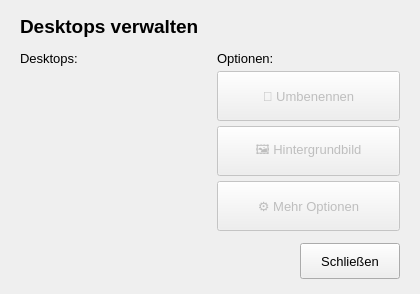
<?xml version="1.0" encoding="UTF-8"?>
<ui version="4.0">
 <class>Form</class>
 <widget class="QWidget" name="Form">
  <property name="geometry">
   <rect>
    <x>0</x>
    <y>0</y>
    <width>420</width>
    <height>294</height>
   </rect>
  </property>
  <property name="minimumSize">
   <size>
    <width>420</width>
    <height>294</height>
   </size>
  </property>
  <property name="maximumSize">
   <size>
    <width>420</width>
    <height>294</height>
   </size>
  </property>
  <property name="windowTitle">
   <string>SmartDesk - Desktops verwalten</string>
  </property>
  <property name="styleSheet">
   <string notr="true">QWidget {
    background-color: #2b2b2b;
    color: #ffffff;
}

QLabel {
    color: #cccccc;
}

QScrollArea {
    background-color: #3c3c3c;
    border: 1px solid #555555;
    border-radius: 4px;
}

QScrollArea > QWidget > QWidget {
    background-color: #3c3c3c;
}

QPushButton {
    background-color: #3c3c3c;
    color: #ffffff;
    border: none;
    border-radius: 4px;
    padding: 12px;
    text-align: center;
}

QPushButton:hover {
    background-color: #4a4a4a;
}

QPushButton:pressed {
    background-color: #2a2a2a;
}

QPushButton:disabled {
    background-color: #3c3c3c;
    color: #666666;
}

QPushButton:checked {
    background-color: #14a085;
    color: #ffffff;
}

QScrollBar:vertical {
    background-color: #2b2b2b;
    width: 10px;
    border-radius: 5px;
}

QScrollBar::handle:vertical {
    background-color: #555555;
    border-radius: 5px;
    min-height: 20px;
}

QScrollBar::handle:vertical:hover {
    background-color: #666666;
}

QScrollBar::add-line:vertical, QScrollBar::sub-line:vertical {
    height: 0px;
}

QScrollBar::add-page:vertical, QScrollBar::sub-page:vertical {
    background: none;
}</string>
  </property>
  <layout class="QVBoxLayout" name="verticalLayout">
   <property name="spacing">
    <number>8</number>
   </property>
   <property name="leftMargin">
    <number>20</number>
   </property>
   <property name="topMargin">
    <number>15</number>
   </property>
   <property name="rightMargin">
    <number>20</number>
   </property>
   <property name="bottomMargin">
    <number>15</number>
   </property>
   <item>
    <widget class="QLabel" name="label_title">
     <property name="font">
      <font>
       <family>Segoe UI</family>
       <pointsize>14</pointsize>
       <bold>true</bold>
      </font>
     </property>
     <property name="text">
      <string>Desktops verwalten</string>
     </property>
    </widget>
   </item>
   <item>
    <spacer name="verticalSpacer_top">
     <property name="orientation">
      <enum>Qt::Vertical</enum>
     </property>
     <property name="sizeType">
      <enum>QSizePolicy::Fixed</enum>
     </property>
     <property name="sizeHint" stdset="0">
      <size>
       <width>20</width>
       <height>5</height>
      </size>
     </property>
    </spacer>
   </item>
   <item>
    <layout class="QHBoxLayout" name="mainContentLayout">
     <property name="spacing">
      <number>12</number>
     </property>
     <item>
      <layout class="QVBoxLayout" name="leftColumnLayout">
       <property name="spacing">
        <number>5</number>
       </property>
       <item>
        <widget class="QLabel" name="label_desktops">
         <property name="font">
          <font>
           <family>Segoe UI</family>
           <pointsize>10</pointsize>
          </font>
         </property>
         <property name="text">
          <string>Desktops:</string>
         </property>
        </widget>
       </item>
       <item>
        <widget class="QScrollArea" name="scrollArea_desktops">
         <property name="minimumSize">
          <size>
           <width>185</width>
           <height>0</height>
          </size>
         </property>
         <property name="maximumSize">
          <size>
           <width>185</width>
           <height>16777215</height>
          </size>
         </property>
         <property name="frameShape">
          <enum>QFrame::NoFrame</enum>
         </property>
         <property name="widgetResizable">
          <bool>true</bool>
         </property>
         <widget class="QWidget" name="scrollAreaWidgetContents">
          <property name="geometry">
           <rect>
            <x>0</x>
            <y>0</y>
            <width>185</width>
            <height>180</height>
           </rect>
          </property>
          <layout class="QVBoxLayout" name="verticalLayout_desktops">
           <property name="spacing">
            <number>5</number>
           </property>
           <property name="leftMargin">
            <number>5</number>
           </property>
           <property name="topMargin">
            <number>5</number>
           </property>
           <property name="rightMargin">
            <number>5</number>
           </property>
           <property name="bottomMargin">
            <number>5</number>
           </property>
           <item>
            <spacer name="verticalSpacer_desktops">
             <property name="orientation">
              <enum>Qt::Vertical</enum>
             </property>
             <property name="sizeHint" stdset="0">
              <size>
               <width>20</width>
               <height>40</height>
              </size>
             </property>
            </spacer>
           </item>
          </layout>
         </widget>
        </widget>
       </item>
      </layout>
     </item>
     <item>
      <layout class="QVBoxLayout" name="rightColumnLayout">
       <property name="spacing">
        <number>5</number>
       </property>
       <item>
        <widget class="QLabel" name="label_options">
         <property name="font">
          <font>
           <family>Segoe UI</family>
           <pointsize>10</pointsize>
          </font>
         </property>
         <property name="text">
          <string>Optionen:</string>
         </property>
        </widget>
       </item>
       <item>
        <widget class="QPushButton" name="btn_rename">
         <property name="minimumSize">
          <size>
           <width>0</width>
           <height>50</height>
          </size>
         </property>
         <property name="font">
          <font>
           <family>Segoe UI</family>
           <pointsize>10</pointsize>
          </font>
         </property>
         <property name="cursor">
          <cursorShape>PointingHandCursor</cursorShape>
         </property>
         <property name="text">
          <string>📂 Umbenennen</string>
         </property>
         <property name="enabled">
          <bool>false</bool>
         </property>
        </widget>
       </item>
       <item>
        <widget class="QPushButton" name="btn_wallpaper">
         <property name="minimumSize">
          <size>
           <width>0</width>
           <height>50</height>
          </size>
         </property>
         <property name="font">
          <font>
           <family>Segoe UI</family>
           <pointsize>10</pointsize>
          </font>
         </property>
         <property name="cursor">
          <cursorShape>PointingHandCursor</cursorShape>
         </property>
         <property name="text">
          <string>🖼️ Hintergrundbild</string>
         </property>
         <property name="enabled">
          <bool>false</bool>
         </property>
        </widget>
       </item>
       <item>
        <widget class="QPushButton" name="btn_more_options">
         <property name="minimumSize">
          <size>
           <width>0</width>
           <height>50</height>
          </size>
         </property>
         <property name="font">
          <font>
           <family>Segoe UI</family>
           <pointsize>10</pointsize>
          </font>
         </property>
         <property name="cursor">
          <cursorShape>PointingHandCursor</cursorShape>
         </property>
         <property name="text">
          <string>⚙️ Mehr Optionen</string>
         </property>
         <property name="enabled">
          <bool>false</bool>
         </property>
        </widget>
       </item>
       <item>
        <spacer name="verticalSpacer_options">
         <property name="orientation">
          <enum>Qt::Vertical</enum>
         </property>
         <property name="sizeHint" stdset="0">
          <size>
           <width>20</width>
           <height>40</height>
          </size>
         </property>
        </spacer>
       </item>
      </layout>
     </item>
    </layout>
   </item>
   <item>
    <layout class="QHBoxLayout" name="bottomButtonLayout">
     <property name="spacing">
      <number>10</number>
     </property>
     <item>
      <spacer name="horizontalSpacer">
       <property name="orientation">
        <enum>Qt::Horizontal</enum>
       </property>
       <property name="sizeHint" stdset="0">
        <size>
         <width>40</width>
         <height>20</height>
        </size>
       </property>
      </spacer>
     </item>
     <item>
      <widget class="QPushButton" name="btn_close">
       <property name="minimumSize">
        <size>
         <width>100</width>
         <height>36</height>
        </size>
       </property>
       <property name="font">
        <font>
         <family>Segoe UI</family>
         <pointsize>10</pointsize>
        </font>
       </property>
       <property name="cursor">
        <cursorShape>PointingHandCursor</cursorShape>
       </property>
       <property name="text">
        <string>Schließen</string>
       </property>
      </widget>
     </item>
    </layout>
   </item>
  </layout>
 </widget>
 <resources/>
 <connections/>
</ui>
